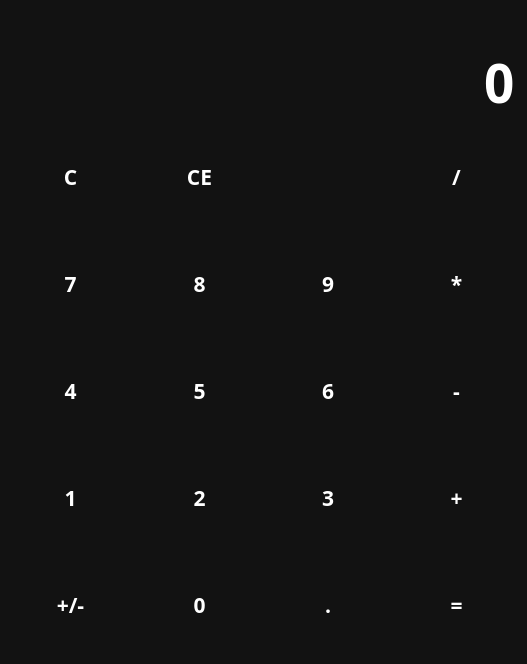
<?xml version="1.0" encoding="UTF-8"?>
<ui version="4.0">
 <class>MainWindow</class>
 <widget class="QMainWindow" name="MainWindow">
  <property name="geometry">
   <rect>
    <x>0</x>
    <y>0</y>
    <width>527</width>
    <height>664</height>
   </rect>
  </property>
  <property name="minimumSize">
   <size>
    <width>350</width>
    <height>500</height>
   </size>
  </property>
  <property name="windowTitle">
   <string>Calculate Customs</string>
  </property>
  <property name="windowIcon">
   <iconset resource="res-cl.qrc">
    <normaloff>:/icons/icons/calculate.svg</normaloff>:/icons/icons/calculate.svg</iconset>
  </property>
  <property name="styleSheet">
   <string notr="true">QWidget {
	color: white;
	background-color: #121212;
	font-family: Rubik;
	font-size: 16pt;
	font-weight: 600;
}
QPushButton {
	background-color: transparent;
	border: none;
}
QPushButton:hover {
	background-color: #666
}

QPushButton:pressed {
	background-color: #888
}</string>
  </property>
  <property name="iconSize">
   <size>
    <width>50</width>
    <height>30</height>
   </size>
  </property>
  <widget class="QWidget" name="centralwidget">
   <property name="styleSheet">
    <string notr="true"/>
   </property>
   <layout class="QVBoxLayout" name="verticalLayout">
    <item>
     <layout class="QGridLayout" name="gridLayout">
      <property name="sizeConstraint">
       <enum>QLayout::SetMinimumSize</enum>
      </property>
      <item row="1" column="0" colspan="2">
       <widget class="QLineEdit" name="le_entry">
        <property name="sizePolicy">
         <sizepolicy hsizetype="Expanding" vsizetype="Maximum">
          <horstretch>0</horstretch>
          <verstretch>0</verstretch>
         </sizepolicy>
        </property>
        <property name="styleSheet">
         <string notr="true">font-size: 40pt;
border: none</string>
        </property>
        <property name="text">
         <string>0</string>
        </property>
        <property name="maxLength">
         <number>10</number>
        </property>
        <property name="alignment">
         <set>Qt::AlignRight|Qt::AlignTrailing|Qt::AlignVCenter</set>
        </property>
        <property name="readOnly">
         <bool>true</bool>
        </property>
       </widget>
      </item>
      <item row="0" column="1">
       <widget class="QLabel" name="lbl_temp">
        <property name="enabled">
         <bool>true</bool>
        </property>
        <property name="sizePolicy">
         <sizepolicy hsizetype="Preferred" vsizetype="Maximum">
          <horstretch>0</horstretch>
          <verstretch>0</verstretch>
         </sizepolicy>
        </property>
        <property name="baseSize">
         <size>
          <width>0</width>
          <height>0</height>
         </size>
        </property>
        <property name="styleSheet">
         <string notr="true">color: #888</string>
        </property>
        <property name="text">
         <string/>
        </property>
        <property name="alignment">
         <set>Qt::AlignRight|Qt::AlignTrailing|Qt::AlignVCenter</set>
        </property>
       </widget>
      </item>
      <item row="0" column="0">
       <widget class="QPushButton" name="btn_set_colors">
        <property name="sizePolicy">
         <sizepolicy hsizetype="Fixed" vsizetype="Minimum">
          <horstretch>0</horstretch>
          <verstretch>0</verstretch>
         </sizepolicy>
        </property>
        <property name="minimumSize">
         <size>
          <width>0</width>
          <height>0</height>
         </size>
        </property>
        <property name="text">
         <string/>
        </property>
        <property name="icon">
         <iconset resource="res-cl.qrc">
          <normaloff>:/icons/icons/шестерня.png</normaloff>:/icons/icons/шестерня.png</iconset>
        </property>
       </widget>
      </item>
     </layout>
    </item>
    <item>
     <layout class="QGridLayout" name="lt_buttons">
      <item row="2" column="2">
       <widget class="QPushButton" name="btn_6">
        <property name="sizePolicy">
         <sizepolicy hsizetype="Minimum" vsizetype="Expanding">
          <horstretch>0</horstretch>
          <verstretch>0</verstretch>
         </sizepolicy>
        </property>
        <property name="cursor">
         <cursorShape>PointingHandCursor</cursorShape>
        </property>
        <property name="text">
         <string>6</string>
        </property>
        <property name="shortcut">
         <string>6</string>
        </property>
       </widget>
      </item>
      <item row="4" column="2">
       <widget class="QPushButton" name="btn_point">
        <property name="sizePolicy">
         <sizepolicy hsizetype="Minimum" vsizetype="Expanding">
          <horstretch>0</horstretch>
          <verstretch>0</verstretch>
         </sizepolicy>
        </property>
        <property name="cursor">
         <cursorShape>PointingHandCursor</cursorShape>
        </property>
        <property name="text">
         <string>.</string>
        </property>
        <property name="shortcut">
         <string>.</string>
        </property>
       </widget>
      </item>
      <item row="3" column="0">
       <widget class="QPushButton" name="btn_1">
        <property name="sizePolicy">
         <sizepolicy hsizetype="Minimum" vsizetype="Expanding">
          <horstretch>0</horstretch>
          <verstretch>0</verstretch>
         </sizepolicy>
        </property>
        <property name="cursor">
         <cursorShape>PointingHandCursor</cursorShape>
        </property>
        <property name="text">
         <string>1</string>
        </property>
        <property name="shortcut">
         <string>1</string>
        </property>
       </widget>
      </item>
      <item row="0" column="2">
       <widget class="QPushButton" name="btn_bckspace">
        <property name="sizePolicy">
         <sizepolicy hsizetype="Minimum" vsizetype="Expanding">
          <horstretch>0</horstretch>
          <verstretch>0</verstretch>
         </sizepolicy>
        </property>
        <property name="cursor">
         <cursorShape>PointingHandCursor</cursorShape>
        </property>
        <property name="text">
         <string/>
        </property>
        <property name="icon">
         <iconset resource="res-cl.qrc">
          <normaloff>:/icons/icons/back3.png</normaloff>:/icons/icons/back3.png</iconset>
        </property>
        <property name="iconSize">
         <size>
          <width>30</width>
          <height>30</height>
         </size>
        </property>
       </widget>
      </item>
      <item row="0" column="1">
       <widget class="QPushButton" name="btn_ce">
        <property name="sizePolicy">
         <sizepolicy hsizetype="Minimum" vsizetype="Expanding">
          <horstretch>0</horstretch>
          <verstretch>0</verstretch>
         </sizepolicy>
        </property>
        <property name="cursor">
         <cursorShape>PointingHandCursor</cursorShape>
        </property>
        <property name="text">
         <string>CE</string>
        </property>
       </widget>
      </item>
      <item row="1" column="2">
       <widget class="QPushButton" name="btn_9">
        <property name="sizePolicy">
         <sizepolicy hsizetype="Minimum" vsizetype="Expanding">
          <horstretch>0</horstretch>
          <verstretch>0</verstretch>
         </sizepolicy>
        </property>
        <property name="cursor">
         <cursorShape>PointingHandCursor</cursorShape>
        </property>
        <property name="text">
         <string>9</string>
        </property>
        <property name="shortcut">
         <string>9</string>
        </property>
       </widget>
      </item>
      <item row="4" column="1">
       <widget class="QPushButton" name="btn_0">
        <property name="sizePolicy">
         <sizepolicy hsizetype="Minimum" vsizetype="Expanding">
          <horstretch>0</horstretch>
          <verstretch>0</verstretch>
         </sizepolicy>
        </property>
        <property name="cursor">
         <cursorShape>PointingHandCursor</cursorShape>
        </property>
        <property name="text">
         <string>0</string>
        </property>
        <property name="shortcut">
         <string>0</string>
        </property>
       </widget>
      </item>
      <item row="4" column="0">
       <widget class="QPushButton" name="btn_idk">
        <property name="sizePolicy">
         <sizepolicy hsizetype="Minimum" vsizetype="Expanding">
          <horstretch>0</horstretch>
          <verstretch>0</verstretch>
         </sizepolicy>
        </property>
        <property name="cursor">
         <cursorShape>PointingHandCursor</cursorShape>
        </property>
        <property name="text">
         <string>+/-</string>
        </property>
       </widget>
      </item>
      <item row="0" column="0">
       <widget class="QPushButton" name="btn_clear">
        <property name="sizePolicy">
         <sizepolicy hsizetype="Minimum" vsizetype="Expanding">
          <horstretch>0</horstretch>
          <verstretch>0</verstretch>
         </sizepolicy>
        </property>
        <property name="cursor">
         <cursorShape>PointingHandCursor</cursorShape>
        </property>
        <property name="text">
         <string>C</string>
        </property>
       </widget>
      </item>
      <item row="1" column="3">
       <widget class="QPushButton" name="btn_sub">
        <property name="sizePolicy">
         <sizepolicy hsizetype="Minimum" vsizetype="Expanding">
          <horstretch>0</horstretch>
          <verstretch>0</verstretch>
         </sizepolicy>
        </property>
        <property name="cursor">
         <cursorShape>PointingHandCursor</cursorShape>
        </property>
        <property name="text">
         <string>*</string>
        </property>
        <property name="shortcut">
         <string>*</string>
        </property>
       </widget>
      </item>
      <item row="2" column="3">
       <widget class="QPushButton" name="btn_minus">
        <property name="sizePolicy">
         <sizepolicy hsizetype="Minimum" vsizetype="Expanding">
          <horstretch>0</horstretch>
          <verstretch>0</verstretch>
         </sizepolicy>
        </property>
        <property name="cursor">
         <cursorShape>PointingHandCursor</cursorShape>
        </property>
        <property name="text">
         <string>-</string>
        </property>
        <property name="shortcut">
         <string>-</string>
        </property>
       </widget>
      </item>
      <item row="0" column="3">
       <widget class="QPushButton" name="btn_del">
        <property name="sizePolicy">
         <sizepolicy hsizetype="Minimum" vsizetype="Expanding">
          <horstretch>0</horstretch>
          <verstretch>0</verstretch>
         </sizepolicy>
        </property>
        <property name="cursor">
         <cursorShape>PointingHandCursor</cursorShape>
        </property>
        <property name="text">
         <string>/</string>
        </property>
        <property name="shortcut">
         <string>/</string>
        </property>
       </widget>
      </item>
      <item row="2" column="1">
       <widget class="QPushButton" name="btn_5">
        <property name="sizePolicy">
         <sizepolicy hsizetype="Minimum" vsizetype="Expanding">
          <horstretch>0</horstretch>
          <verstretch>0</verstretch>
         </sizepolicy>
        </property>
        <property name="cursor">
         <cursorShape>PointingHandCursor</cursorShape>
        </property>
        <property name="text">
         <string>5</string>
        </property>
        <property name="shortcut">
         <string>5</string>
        </property>
       </widget>
      </item>
      <item row="3" column="3">
       <widget class="QPushButton" name="btn_plus">
        <property name="sizePolicy">
         <sizepolicy hsizetype="Minimum" vsizetype="Expanding">
          <horstretch>0</horstretch>
          <verstretch>0</verstretch>
         </sizepolicy>
        </property>
        <property name="cursor">
         <cursorShape>PointingHandCursor</cursorShape>
        </property>
        <property name="text">
         <string>+</string>
        </property>
        <property name="shortcut">
         <string>+</string>
        </property>
       </widget>
      </item>
      <item row="3" column="1">
       <widget class="QPushButton" name="btn_2">
        <property name="sizePolicy">
         <sizepolicy hsizetype="Minimum" vsizetype="Expanding">
          <horstretch>0</horstretch>
          <verstretch>0</verstretch>
         </sizepolicy>
        </property>
        <property name="cursor">
         <cursorShape>PointingHandCursor</cursorShape>
        </property>
        <property name="text">
         <string>2</string>
        </property>
        <property name="shortcut">
         <string>2</string>
        </property>
       </widget>
      </item>
      <item row="1" column="0">
       <widget class="QPushButton" name="btn_7">
        <property name="sizePolicy">
         <sizepolicy hsizetype="Minimum" vsizetype="Expanding">
          <horstretch>0</horstretch>
          <verstretch>0</verstretch>
         </sizepolicy>
        </property>
        <property name="cursor">
         <cursorShape>PointingHandCursor</cursorShape>
        </property>
        <property name="text">
         <string>7</string>
        </property>
        <property name="shortcut">
         <string>7</string>
        </property>
       </widget>
      </item>
      <item row="2" column="0">
       <widget class="QPushButton" name="btn_4">
        <property name="sizePolicy">
         <sizepolicy hsizetype="Minimum" vsizetype="Expanding">
          <horstretch>0</horstretch>
          <verstretch>0</verstretch>
         </sizepolicy>
        </property>
        <property name="cursor">
         <cursorShape>PointingHandCursor</cursorShape>
        </property>
        <property name="text">
         <string>4</string>
        </property>
        <property name="shortcut">
         <string>4</string>
        </property>
       </widget>
      </item>
      <item row="1" column="1">
       <widget class="QPushButton" name="btn_8">
        <property name="sizePolicy">
         <sizepolicy hsizetype="Minimum" vsizetype="Expanding">
          <horstretch>0</horstretch>
          <verstretch>0</verstretch>
         </sizepolicy>
        </property>
        <property name="cursor">
         <cursorShape>PointingHandCursor</cursorShape>
        </property>
        <property name="text">
         <string>8</string>
        </property>
        <property name="shortcut">
         <string>8</string>
        </property>
       </widget>
      </item>
      <item row="4" column="3">
       <widget class="QPushButton" name="btn_otvet">
        <property name="sizePolicy">
         <sizepolicy hsizetype="Minimum" vsizetype="Expanding">
          <horstretch>0</horstretch>
          <verstretch>0</verstretch>
         </sizepolicy>
        </property>
        <property name="cursor">
         <cursorShape>PointingHandCursor</cursorShape>
        </property>
        <property name="text">
         <string>=</string>
        </property>
        <property name="shortcut">
         <string>=</string>
        </property>
       </widget>
      </item>
      <item row="3" column="2">
       <widget class="QPushButton" name="btn3">
        <property name="sizePolicy">
         <sizepolicy hsizetype="Minimum" vsizetype="Expanding">
          <horstretch>0</horstretch>
          <verstretch>0</verstretch>
         </sizepolicy>
        </property>
        <property name="cursor">
         <cursorShape>PointingHandCursor</cursorShape>
        </property>
        <property name="text">
         <string>3</string>
        </property>
        <property name="shortcut">
         <string>3</string>
        </property>
       </widget>
      </item>
     </layout>
    </item>
   </layout>
  </widget>
 </widget>
 <resources>
  <include location="res-cl.qrc"/>
 </resources>
 <connections/>
</ui>
